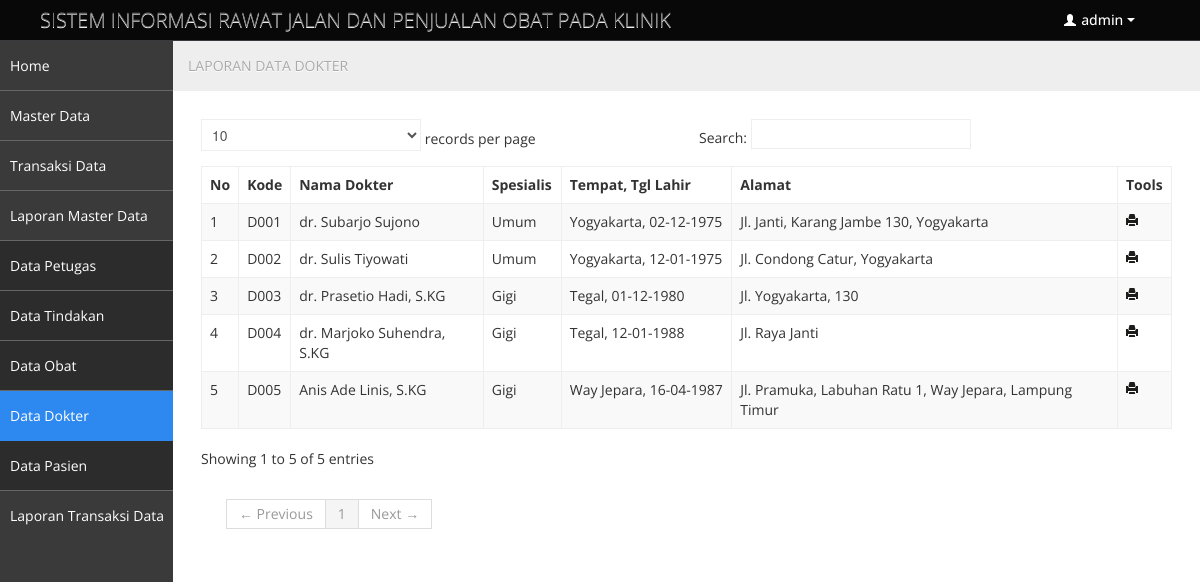
Screenshot of /dasboard.php?page=Laporan-Dokter (signed in) with the database file from the repository.
### tables this page shows
CREATE TABLE IF NOT EXISTS `petugas` (
  `kd_petugas` char(4) NOT NULL,
  `nm_petugas` varchar(100) NOT NULL,
  `no_telepon` varchar(20) NOT NULL,
  `username` varchar(20) NOT NULL,
  `password` varchar(200) NOT NULL,
  `level` varchar(20) NOT NULL DEFAULT 'Kasir',
  PRIMARY KEY (`kd_petugas`)
);

CREATE TABLE IF NOT EXISTS `dokter` (
  `kd_dokter` char(4) NOT NULL,
  `nm_dokter` varchar(100) NOT NULL,
  `jns_kelamin` enum('Laki-laki','Perempuan') NOT NULL,
  `tempat_lahir` varchar(100) NOT NULL,
  `tanggal_lahir` date NOT NULL,
  `alamat` varchar(200) NOT NULL,
  `no_telepon` varchar(20) NOT NULL,
  `sip` varchar(20) NOT NULL,
  `spesialisasi` varchar(100) NOT NULL,
  `bagi_hasil` int(4) NOT NULL,
  PRIMARY KEY (`kd_dokter`)
);

### library/inc.library.php (called while the page is built, shortened)
<?php
function IndonesiaTgl($tanggal){
	$tgl=substr($tanggal,8,2);
	$bln=substr($tanggal,5,2);
	$thn=substr($tanggal,0,4);
	$tanggal="$tgl-$bln-$thn";
	return $tanggal;
}
?>

### laporan_dokter.php (the view)
<ul class="breadcrumb">
				<li>
					LAPORAN DATA DOKTER
				</li>
			</ul>
<table class="table table-striped table-bordered bootstrap-datatable datatable">
<thead>
  <tr>
    <th><strong>No</strong></th>
    <th><strong>Kode</strong></th>
    <th><strong>Nama Dokter </strong></th>
    <th><strong>Spesialis</strong></th>
    <th><strong>Tempat, Tgl Lahir </strong></th>
    <th><strong>Alamat</strong></th>
    <th><strong>Tools</strong></th>
  </tr>
</thead>
<?php
$mySql = "SELECT * FROM dokter ORDER BY kd_dokter ASC";
$myQry = mysql_query($mySql, $koneksidb)  or die ("Query salah : ".mysql_error());
$nomor = 0;
while ($myData = mysql_fetch_array($myQry)) {
	$nomor++;
?>
  <tr>
    <td><?php echo $nomor; ?></td>
    <td><?php echo $myData['kd_dokter']; ?></td>
    <td><?php echo $myData['nm_dokter']; ?></td>
    <td><?php echo $myData['spesialisasi']; ?></td>
    <td><?php echo $myData['tempat_lahir']; ?>,
		<?php echo IndonesiaTgl($myData['tanggal_lahir']); ?></td>
    <td><?php echo $myData['alamat']; ?></td>
    <td align="center"><a href="cetak/dokter_cetak.php?Kode=<?php echo $myData['kd_dokter']; ?>" target="_blank" class="halflings-icon print"></a></td>
  </tr>
  <?php } ?>
</table>

### dasboard.php (shortened to what this page needs)
<?php
include_once "library/inc.connection.php";
include_once "library/inc.library.php";
?>
<!DOCTYPE html>
<html lang="en">
<head>
	<link id="bootstrap-style" href="css/bootstrap.min.css" rel="stylesheet">
	<link href="css/bootstrap-responsive.min.css" rel="stylesheet">
	<link id="base-style" href="css/style.css" rel="stylesheet">
	<link id="base-style-responsive" href="css/style-responsive.css" rel="stylesheet">
    <link rel="stylesheet" type="text/css" href="plugins/tigra_calendar/tcal.css" />
</head>
<body>
	<div class="navbar">
		<div class="navbar-inner">
			<div class="container-fluid">
					<a class="brand" href="index.html">SISTEM INFORMASI RAWAT JALAN DAN PENJUALAN OBAT PADA KLINIK </a>
				<div class="nav-no-collapse header-nav">
					<ul class="nav pull-right">
						<?php
$mySql = "SELECT * FROM petugas WHERE kd_petugas='".$_SESSION['SES_LOGIN']."'";
$myQry = mysql_query($mySql, $koneksidb)  or die ("Query user salah : ".mysql_error());
$myData= mysql_fetch_array($myQry);
?>
						<li class="dropdown">
							<a class="btn dropdown-toggle" data-toggle="dropdown" href="#">
								<i class="halflings-icon white user"></i> <?php echo $myData['username']; ?>
								<span class="caret"></span>
							</a>
						</li>
					</ul>
				</div>
		  </div>
		</div>
	</div>
		<div class="container-fluid-full">
		<div class="row-fluid">
			<div id="sidebar-left" class="span2">
				<div class="nav-collapse sidebar-nav">
				<?php include "menu.php"; ?></div>
			</div>
			<div id="content" class="span10">
<?php include "buka_file.php";?>
          </div>
		</div>
		</div>
</body>
</html>

### css/style.css (style rules this page uses)
body { background: #F5F5F5; color: #333; border: none; font-family: 'Open Sans', sans-serif; font-weight: 400; }
a { color: #646464; }
.navbar { margin-bottom: 0px; }
.navbar-inner { margin-bottom: 0px; min-height: 40px; padding-right: 20px; padding-left: 20px; background: #080808; filter: none; text-shadow: 1px 1px 1px #0a0c0e; border: none; color: #fff; -webkit-border-radius: 0px; -moz-border-radius: 0px; border-radius: 0px; *zoom: 1; border-bottom: 1px solid #38383D; }
.navbar-inner a { color: #7b7b7b; text-shadow: 0 -1px 1px #0b090a; }
.navbar-inner a i { margin-top: 2px; }
.header-nav { padding: 0px; color: #fff !important; background: #000 !important; }
.header-nav .nav { margin: 0px; }
.header-nav .btn { display: inline-block; padding: 21px 20px; margin-top: 0px; margin-left: 0px; font-size: 14px; line-height: 20px; text-align: center; text-shadow: none; vertical-align: middle; cursor: pointer; background: transparent; border-left: none; border-right: none; border-top: 0px; border-bottom: 0px; -webkit-border-radius: 0px; -moz-border-radius: 0px; border-radius: 0px; -webkit-box-shadow: none !important; -moz-box-shadow: none !important; box-shadow: none !important; }
.header-nav a.btn { color: #fff !important; text-shadow: none !important; padding: 10px 25px !important; }
.header-nav .btn .caret { border-top-color: #fff !important; border-bottom-color: #fff !important; }
#sidebar-left { background: #3A3A3A; }
#content { background: #ffffff; filter: none; min-height: 100%; padding: 20px 20px; position: relative; }
.breadcrumb { margin: -28px -28px 28px -28px; line-height: 34px; background: #eee; border: 0px; color: #aaa; -webkit-box-shadow: none; -moz-box-shadow: none; box-shadow: none; -webkit-border-radius: 0px; -moz-border-radius: 0px; border-radius: 0px; }
.btn { display: inline-block; padding: 6px 12px; margin-bottom: 0; font-size: 14px; font-weight: 500; line-height: 20px; text-align: center; white-space: nowrap; vertical-align: middle; cursor: pointer; border: 1px solid #a7a9aa; -webkit-border-radius: 0px !important; border-radius: 0px !important; }
.btn i { margin-top: 2px; }
.btn { color: #ffffff; background-color: #a7a9aa; border-color: #a7a9aa; background-image: none; filter: none; text-shadow: none; }
.table th, .table td { border-top: 1px solid #eee; }
.table-bordered { border-color: #eee; -webkit-border-radius: 0px !important; -moz-border-radius: 0px !important; border-radius: 0px !important; }
.table-bordered th, .table-bordered td { border-left: 1px solid #eee; }
.table-bordered thead:first-child tr:first-child > th:first-child, .table-bordered tbody:first-child tr:first-child > td:first-child, .table-bordered tbody:first-child tr:first-child > th:first-child { -webkit-border-radius: 0px !important; -moz-border-radius: 0px !important; border-radius: 0px !important; }
.table-bordered thead:first-child tr:first-child > th:last-child, .table-bordered tbody:first-child tr:first-child > td:last-child, .table-bordered tbody:first-child tr:first-child > th:last-child { -webkit-border-radius: 0px !important; -moz-border-radius: 0px !important; border-radius: 0px !important; }
.table-bordered thead:last-child tr:last-child > th:first-child, .table-bordered tbody:last-child tr:last-child > td:first-child, .table-bordered tbody:last-child tr:last-child > th:first-child, .table-bordered tfoot:last-child tr:last-child > td:first-child, .table-bordered tfoot:last-child tr:last-child > th:first-child { -webkit-border-radius: 0px !important; -moz-border-radius: 0px !important; border-radius: 0px !important; }
.table-bordered thead:last-child tr:last-child > th:last-child, .table-bordered tbody:last-child tr:last-child > td:last-child, .table-bordered tbody:last-child tr:last-child > th:last-child, .table-bordered tfoot:last-child tr:last-child > td:last-child, .table-bordered tfoot:last-child tr:last-child > th:last-child { -webkit-border-radius: 0px !important; -moz-border-radius: 0px !important; border-radius: 0px !important; }

### css/style-responsive.css (style rules this page uses)
@media (min-width: 1200px) { .container-fluid-full { overflow: hidden; position: relative; height: 100%; } }
@media (min-width: 1200px) { #content { width: 85.578%; padding: 28px; margin: 0px 0px; margin-left: 14.422% !important; } }
@media (min-width: 1200px) { #sidebar-left { background: #3A3A3A; margin-left: 0px !important; position: absolute; height: 100%; } }

### rows the page displays
petugas: username "admin"
dokter: kd_dokter "D001", nm_dokter "dr. Subarjo Sujono", spesialisasi "Umum", tempat_lahir "Yogyakarta", tanggal_lahir "02-12-1975", alamat "Jl. Janti, Karang Jambe 130, Yogyakarta"
dokter: kd_dokter "D002", nm_dokter "dr. Sulis Tiyowati", spesialisasi "Umum", tempat_lahir "Yogyakarta", tanggal_lahir "12-01-1975", alamat "Jl. Condong Catur, Yogyakarta"
dokter: kd_dokter "D003", nm_dokter "dr. Prasetio Hadi, S.KG", spesialisasi "Gigi", tempat_lahir "Tegal", tanggal_lahir "01-12-1980", alamat "Jl. Yogyakarta, 130"
dokter: kd_dokter "D004", nm_dokter "dr. Marjoko Suhendra, S.KG", spesialisasi "Gigi", tempat_lahir "Tegal", tanggal_lahir "12-01-1988", alamat "Jl. Raya Janti"
dokter: kd_dokter "D005", nm_dokter "Anis Ade Linis, S.KG", spesialisasi "Gigi", tempat_lahir "Way Jepara", tanggal_lahir "16-04-1987", alamat "Jl. Pramuka, Labuhan Ratu 1, Way Jepara, Lampung Timur"
